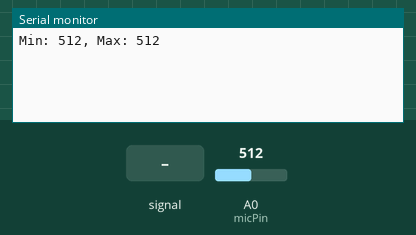
Simulated run of this sketch. Board: Arduino Uno, built with avr-gcc and run on an emulated ATmega328P. On the bench: the last lines printed to the serial monitor. Inputs (shaded band) come from the test bench; at power-on: A0 (micPin) = 512.

Above: at 1.2 s.
1.3 s: A0 (micPin) fed a 200 Hz sine of ±81 counts around its level
At 2.4 s:
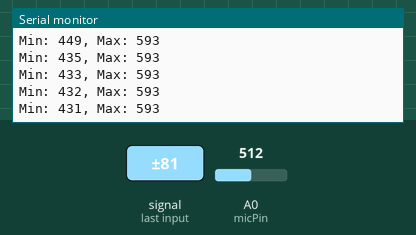
2.8 s: A0 (micPin) set to 716
At 3.5 s:
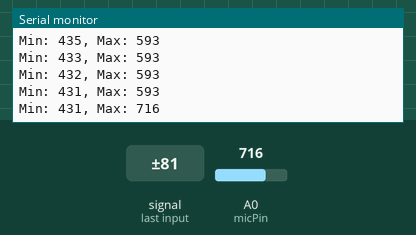
4.3 s: A0 (micPin) fed a 1000 Hz sine of ±255 counts around its level
At 5.3 s:
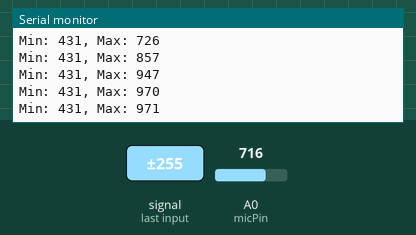
5.8 s: A0 (micPin) set to 1023
At 7.0 s:
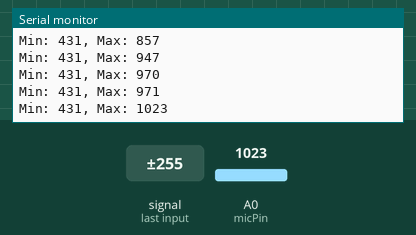
Timing chart, 0 to 8.3 s (numbered marks = the images above; inputs shaded):
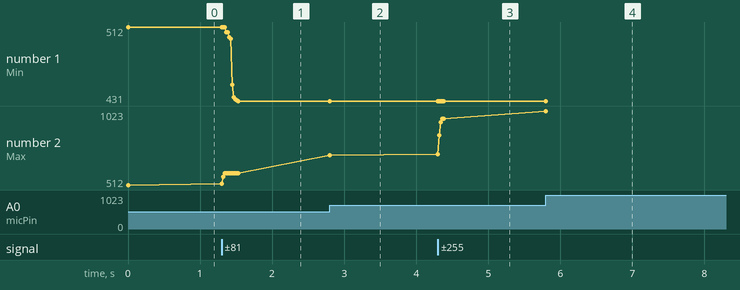

The sketch:

mic_test.ino
```cpp
/*
 * Test microphone levels
 */

#define micPin 0

bool changed = false;
int minValue = 5000;
int maxValue = 0;

void setup() {
  // put your setup code here, to run once:
  Serial.begin(9600);
}

void loop() {

  int micValue;
  micValue = analogRead(micPin);

  if (micValue > maxValue) {
    maxValue = micValue;
    changed = true;
  }

  if (micValue < minValue) {
    minValue = micValue;
    changed = true;
  }

  if (changed) {
    Serial.print("Min: ");
    Serial.print(minValue, DEC);
    Serial.print(", Max: ");
    Serial.print(maxValue, DEC);
    Serial.println();
    changed = false;
  }
}
```

Measured:
- after the input at 1.3 s, the serial monitor: prints a new line at once (image 1)
- after the input at 2.8 s, the serial monitor: prints a new line at once (image 2)
- after the input at 4.3 s, the serial monitor: prints a new line at once (image 3)
- after the input at 5.8 s, the serial monitor: prints a new line at once (image 4)
- plotted number 1: 512 → 431 after the input at 1.3 s
- plotted number 2: 512 → 593 after the input at 1.3 s, 593 → 716 after the input at 2.8 s, 716 → 971 after the input at 4.3 s, 971 → 1023 after the input at 5.8 s
